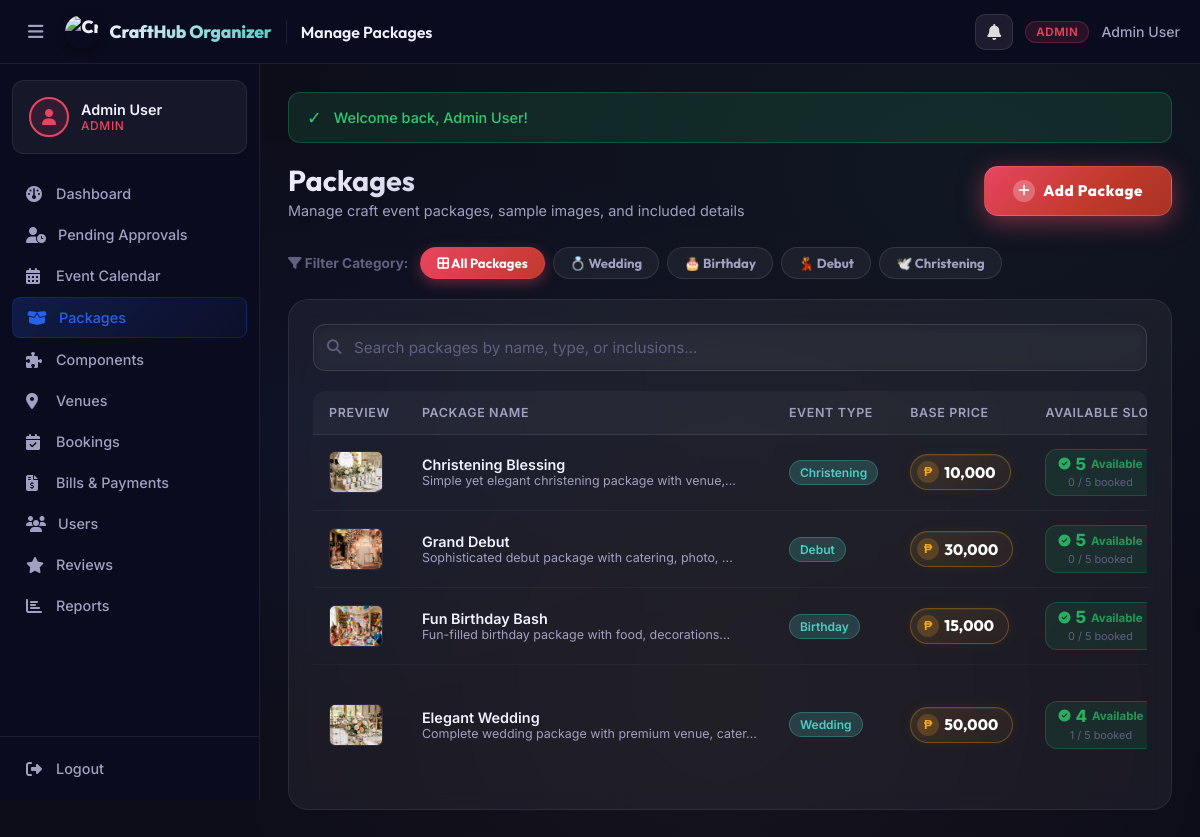
Screenshot of /admin/packages.php (signed in) with the database file from the repository.
### tables this page shows
CREATE TABLE IF NOT EXISTS packages (
    package_id INT AUTO_INCREMENT PRIMARY KEY,
    package_name VARCHAR(80) NOT NULL,
    event_type ENUM('Wedding','Birthday','Debut','Christening') NOT NULL,
    base_price DECIMAL(10,2) NOT NULL,
    full_payment_discount_percent DECIMAL(5,2) NOT NULL DEFAULT 10.00,
    downpayment_discount_percent DECIMAL(5,2) NOT NULL DEFAULT 5.00,
    downpayment_percent DECIMAL(5,2) NOT NULL DEFAULT 50.00,
    max_slots TINYINT UNSIGNED NOT NULL DEFAULT 5,          
    description TEXT,
    image_url VARCHAR(500) NULL,
    status ENUM('active','inactive') DEFAULT 'active'
);

### admin/packages.php (the view, shortened to what this page needs)
<?php
require_once __DIR__ . '/../includes/header.php';
$db = getDB();
$packages = $db->query("
    SELECT p.*, p.package_id AS id, p.package_name AS name, p.base_price AS price, COALESCE(p.max_slots, 5) AS max_slots,
           COALESCE(p.full_payment_discount_percent, 10) AS full_payment_discount_percent,
           COALESCE(p.downpayment_discount_percent, 5)   AS downpayment_discount_percent,
           COALESCE(p.downpayment_percent, 50)           AS downpayment_percent,
           (SELECT COUNT(*) FROM bookings WHERE package_id = p.package_id AND status NOT IN ('Cancelled')) AS booking_count,
           (SELECT COUNT(*) FROM bookings WHERE package_id = p.package_id AND status IN ('Pending','Confirmed','Paid')) AS active_bookings,
           GREATEST(0, COALESCE(p.max_slots, 5) - (SELECT COUNT(*) FROM bookings WHERE package_id = p.package_id AND status IN ('Pending','Confirmed','Paid'))) AS available_slots
    FROM packages p
    ORDER BY p.package_id DESC
")->fetchAll();
?>
<?php require_once __DIR__ . '/../includes/navbar.php'; ?>
<div class="page-header">
    <div>
        <h1>Packages</h1>
        <p>Manage craft event packages, sample images, and included details</p>
    </div>
    <button class="btn btn-primary btn-add-package" data-modal="addPackageModal">
        <i class="fa-solid fa-plus"></i> Add Package
    </button>
</div>
<div style="display:flex;gap:8px;margin-bottom:20px;flex-wrap:wrap;align-items:center;">
    <span style="font-size:0.85rem;color:var(--text-muted);font-weight:700;margin-right:4px;">
        <i class="fa-solid fa-filter"></i> Filter Category:
    </span>
    <button class="pkg-filter-tab active" data-type="all" onclick="filterAdminPackages('all')">
        <i class="fa-solid fa-border-all"></i> All Packages
    </button>
    <button class="pkg-filter-tab" data-type="Wedding" onclick="filterAdminPackages('Wedding')">
        💍 Wedding
    </button>
    <button class="pkg-filter-tab" data-type="Birthday" onclick="filterAdminPackages('Birthday')">
        🎂 Birthday
    </button>
    <button class="pkg-filter-tab" data-type="Debut" onclick="filterAdminPackages('Debut')">
        💃 Debut
    </button>
    <button class="pkg-filter-tab" data-type="Christening" onclick="filterAdminPackages('Christening')">
        🕊️ Christening
    </button>
</div>
<div class="card">
    <div class="search-bar">
        <div class="search-input-wrapper">
            <i class="fa-solid fa-search"></i>
            <input type="text" id="adminPkgSearch" class="form-control" placeholder="Search packages by name, type, or inclusions...">
        </div>
    </div>
    <div class="table-wrapper">
        <table class="table" id="pkgTable">
            <thead>
                <tr>
                    <th style="width:70px;">Preview</th>
                    <th>Package Name</th>
                    <th>Event Type</th>
                    <th>Base Price</th>
                    <th>Available Slots</th>
                </tr>
            </thead>
            <tbody>
                <?php foreach ($packages as $p): ?>
                <tr class="admin-pkg-row" data-event-type="<?= htmlspecialchars($p['event_type'] ?? 'Wedding') ?>">
                    <td>
                        <div style="width:54px;height:42px;border-radius:6px;overflow:hidden;background:#1a1a2e;border:1px solid var(--border-color);">
                            <img src="<?= APP_URL ?>/<?= htmlspecialchars($p['image']) ?>"
                                 alt="Sample"
                                 style="width:100%;height:100%;object-fit:cover;"
                                 onerror="this.style.display='none';">
                        </div>
                    </td>
                    <td>
                        <div style="font-weight:600;"><?= htmlspecialchars($p['name']) ?></div>
                        <div style="font-size:0.78rem;color:var(--text-secondary);"><?= htmlspecialchars(substr($p['description'] ?? '',0,50)) ?><?= strlen($p['description'] ?? '') > 50 ? '...' : '' ?></div>
                    </td>
                    <td><span class="badge badge-info"><?= htmlspecialchars($p['event_type'] ?? 'Wedding') ?></span></td>
                    <td>
                        <div class="price-chip">
                            <span class="price-currency">₱</span>
                            <span class="price-amount"><?= number_format((float)$p['price'], 0, '.', ',') ?></span>
                        </div>
                    </td>
                    <?php
                        $availSlots  = (int)$p['available_slots'];
                        $maxSlots    = (int)$p['max_slots'];
                        $activeBooks = (int)$p['active_bookings'];
                        $slotColor   = $availSlots <= 0 ? '#e94560' : ($availSlots <= 2 ? '#f5a623' : '#27ae60');
                        $slotBg      = $availSlots <= 0 ? 'rgba(233,69,96,0.12)' : ($availSlots <= 2 ? 'rgba(245,166,35,0.12)' : 'rgba(39,174,96,0.12)');
                        $slotBorder  = $availSlots <= 0 ? 'rgba(233,69,96,0.35)' : ($availSlots <= 2 ? 'rgba(245,166,35,0.35)' : 'rgba(39,174,96,0.28)');
                        $slotLabel   = $availSlots <= 0 ? 'Full' : 'Available';
                        $slotIcon    = $availSlots <= 0 ? 'fa-ban' : ($availSlots <= 2 ? 'fa-triangle-exclamation' : 'fa-circle-check');
                    ?>
                    <td>
                        <div title="<?= $activeBooks ?> active booking(s) / <?= $maxSlots ?> max slots" style="display:inline-flex;flex-direction:column;align-items:center;gap:2px;padding:6px 12px;background:<?= $slotBg ?>;border:1px solid <?= $slotBorder ?>;border-radius:12px;min-width:80px;text-align:center;">
                            <div style="display:flex;align-items:center;gap:5px;">
                                <i class="fa-solid <?= $slotIcon ?>" style="color:<?= $slotColor ?>;font-size:0.75rem;"></i>
                                <span style="font-size:1.05rem;font-weight:800;color:<?= $slotColor ?>;line-height:1;"><?= $availSlots ?></span>
                                <span style="font-size:0.72rem;color:<?= $slotColor ?>;opacity:0.85;font-weight:700;"><?= $slotLabel ?></span>
                            </div>
                            <div style="font-size:0.68rem;color:var(--text-muted);margin-top:1px;"><?= $activeBooks ?> / <?= $maxSlots ?> booked</div>
                        </div>
                    </td>
                </tr>
                <?php endforeach; ?>
            </tbody>
        </table>
    </div>
</div>
<?php require_once __DIR__ . '/../includes/footer.php'; ?>

### admin/packages.php (style rules this page uses)
.btn-add-package { padding: 13px 28px; font-size: 0.95rem; font-weight: 800; letter-spacing: 0.04em; background: linear-gradient(135deg, #e94560 0%, #c0392b 60%, #a93226 100%); border-radius: 14px; box-shadow: 0 6px 24px rgba(233,69,96,0.5), 0 0 0 0 rgba(233,69,96,0.4); animation: pulse-ring 2.4s cubic-bezier(0.4,0,0.6,1) infinite; border: 1px solid rgba(255,255,255,0.15); transition: all 0.3s cubic-bezier(0.4,0,0.2,1); }
.btn-add-package i { background: rgba(255,255,255,0.25); border-radius: 50%; width: 22px; height: 22px; display: inline-flex; align-items: center; justify-content: center; font-size: 0.82rem; transition: transform 0.3s ease; }
.price-chip { display: inline-flex; align-items: center; gap: 5px; padding: 6px 14px 6px 6px; background: linear-gradient(135deg, rgba(245,166,35,0.12) 0%, rgba(230,126,34,0.07) 100%); border: 1px solid rgba(245,166,35,0.3); border-radius: 30px; font-family: 'Outfit', sans-serif; white-space: nowrap; box-shadow: 0 0 14px rgba(245,166,35,0.08), inset 0 1px 0 rgba(255,255,255,0.06); transition: all 0.28s cubic-bezier(0.4,0,0.2,1); cursor: default; }
.price-currency { width: 22px; height: 22px; background: rgba(245,166,35,0.2); border-radius: 50%; display: inline-flex; align-items: center; justify-content: center; font-size: 0.78rem; font-weight: 800; color: var(--accent-gold); flex-shrink: 0; line-height: 1; }
.price-amount { font-size: 0.95rem; font-weight: 800; color: #fff; line-height: 1; letter-spacing: 0.01em; }
.pkg-filter-tab { padding: 7px 16px; border-radius: 30px; font-family: 'Outfit', sans-serif; font-size: 0.82rem; font-weight: 700; color: var(--text-secondary); background: rgba(255,255,255,0.05); border: 1px solid rgba(255,255,255,0.1); cursor: pointer; transition: all 0.25s ease; }
.pkg-filter-tab.active { background: linear-gradient(135deg, #e94560, #c0392b); color: #fff; border-color: rgba(233,69,96,0.4); box-shadow: 0 4px 14px rgba(233,69,96,0.4); }

### rows the page displays
packages: shows a picture, package_name "Christening Blessing", description "Simple yet elegant christening package with venue,", event_type "Christening", base_price "10,000", availSlots "5", slotLabel "Available", activeBooks "0", maxSlots "5"
packages: shows a picture, package_name "Grand Debut", description "Sophisticated debut package with catering, photo,", event_type "Debut", base_price "30,000", availSlots "5", slotLabel "Available", activeBooks "0", maxSlots "5"
packages: shows a picture, package_name "Fun Birthday Bash", description "Fun-filled birthday package with food, decorations", event_type "Birthday", base_price "15,000", availSlots "5", slotLabel "Available", activeBooks "0", maxSlots "5"
packages: shows a picture, package_name "Elegant Wedding", description "Complete wedding package with premium venue, cater", event_type "Wedding", base_price "50,000", availSlots "4", slotLabel "Available", activeBooks "1", maxSlots "5"

### other values shown
$_SESSION['user_name'] "Admin User"
$roleLabel "ADMIN"
$link['label'] "Dashboard"
$link['label'] "Pending Approvals"
$link['label'] "Event Calendar"
$link['label'] "Packages"
$link['label'] "Components"
$link['label'] "Venues"
$link['label'] "Bookings"
$link['label'] "Bills & Payments"
$link['label'] "Users"
$link['label'] "Reviews"
$link['label'] "Reports"
APP_NAME "CraftHub Organizer"
explode(' | ', $pageTitle)[0] "Manage Packages"
